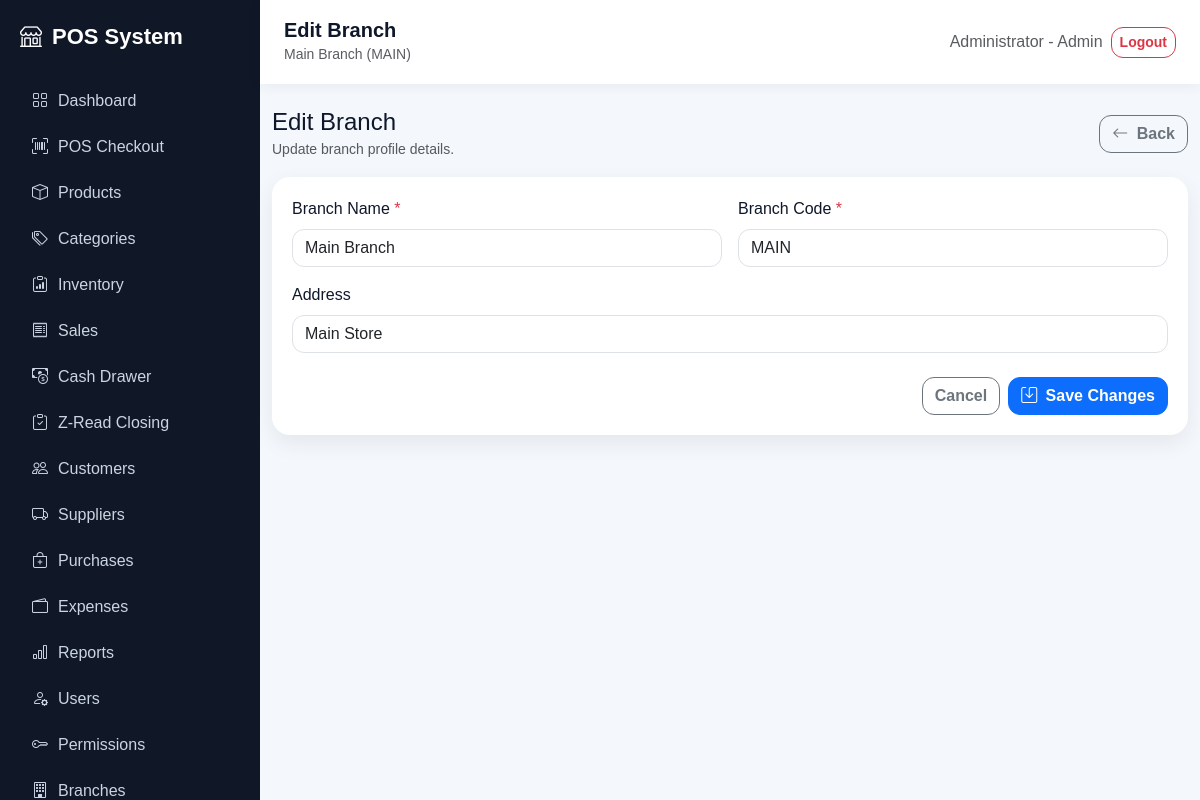
Screenshot of /branches/edit.php?id=1 (signed in) with the database file from the repository.
### tables this page shows
CREATE TABLE branches (
  id INT AUTO_INCREMENT PRIMARY KEY,
  name VARCHAR(120) NOT NULL,
  code VARCHAR(50) NOT NULL UNIQUE,
  address VARCHAR(255),
  created_at TIMESTAMP DEFAULT CURRENT_TIMESTAMP
);

### config/app.php (called while the page is built, shortened)
<?php
function app_url(string $path = ''): string
{
    return BASE_URL . ltrim($path, '/');
}

### branches/edit.php (the view, shortened to what this page needs)
<?php
require_once __DIR__ . '/../config/database.php';
$id = (int)($_POST['id'] ?? $_GET['id'] ?? 0);
$fetchStmt = $pdo->prepare(
    'SELECT id, name, code, address
     FROM branches
     WHERE id = ?'
);
$fetchStmt->execute([$id]);
$branch = $fetchStmt->fetch();
$old = $_SESSION['branch_old'] ?? $branch;
include __DIR__ . '/../includes/header.php';
?>
<div class="d-flex justify-content-between align-items-center mb-3">
    <div>
        <h4 class="mb-0">Edit Branch</h4>
        <small class="text-muted">Update branch profile details.</small>
    </div>
    <a class="btn btn-outline-secondary" href="<?= app_url('branches/index.php') ?>">
        <i class="bi bi-arrow-left me-1"></i>
        Back
    </a>
</div>
<form method="post" class="table-card">
    <div class="row g-3">
        <div class="col-md-6">
            <label class="form-label">Branch Name <span class="text-danger">*</span></label>
            <input
                type="text"
                name="name"
                class="form-control"
                maxlength="120"
                required
                value="<?= htmlspecialchars($old['name']) ?>"
            >
        </div>
        <div class="col-md-6">
            <label class="form-label">Branch Code <span class="text-danger">*</span></label>
            <input
                type="text"
                name="code"
                class="form-control"
                maxlength="50"
                required
                value="<?= htmlspecialchars($old['code']) ?>"
            >
        </div>
        <div class="col-12">
            <label class="form-label">Address</label>
            <input
                type="text"
                name="address"
                class="form-control"
                maxlength="255"
                value="<?= htmlspecialchars($old['address'] ?? '') ?>"
            >
        </div>
    </div>
    <div class="d-flex justify-content-end gap-2 mt-4">
        <a class="btn btn-outline-secondary" href="<?= app_url('branches/index.php') ?>">Cancel</a>
        <button class="btn btn-primary" type="submit">
            <i class="bi bi-save me-1"></i>
            Save Changes
        </button>
    </div>
</form>
<?php include __DIR__ . '/../includes/footer.php'; ?>

### assets/css/app.css (style rules this page uses)
:root { --sidebar:#101827; --primary:#2563eb; --bg:#f4f7fb; }
body { background: var(--bg); font-family: Arial, sans-serif; }
.table-card { background:#fff; border-radius:18px; padding:20px; box-shadow:0 8px 22px rgba(15,23,42,.07); }
* { box-sizing: border-box; }
html { scroll-behavior: smooth; }
body { color: #0f172a; }
.card, .table-card, .soft-card, .stat-card { transition: transform .18s ease, box-shadow .18s ease; }
.form-control, .form-select, .btn { border-radius: 12px; }
.btn { font-weight: 600; }

### rows the page displays
branches: name "Main Branch", code "MAIN", address "Main Store"

### other values shown
$link['label'] "Dashboard"
$link['label'] "POS Checkout"
$link['label'] "Products"
$link['label'] "Categories"
$link['label'] "Inventory"
$link['label'] "Sales"
$link['label'] "Cash Drawer"
$link['label'] "Z-Read Closing"
$link['label'] "Customers"
$link['label'] "Suppliers"
$link['label'] "Purchases"
$link['label'] "Expenses"
$link['label'] "Reports"
$link['label'] "Users"
$link['label'] "Permissions"
